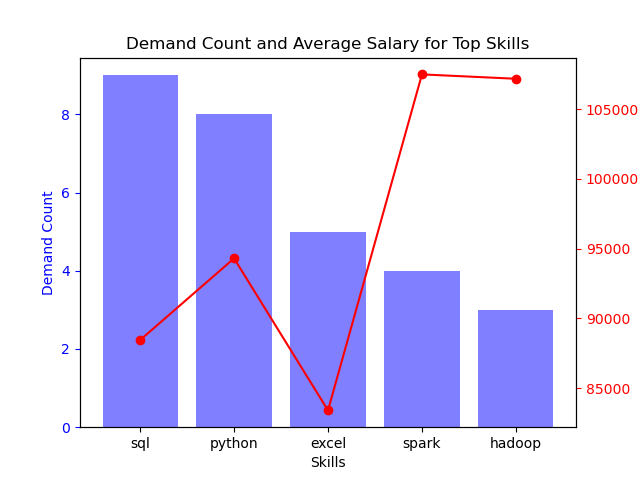

Source code (Python):
import os
from dotenv import load_dotenv
import pandas as pd
from sqlalchemy import create_engine
import matplotlib.pyplot as plt

# Load environment variables
load_dotenv(dotenv_path='e:/VS Code Projects/SQL_Project_Data_Jobs_Analysis/project_python/.env')

# Get the environment variables
db_user = os.getenv('DB_USER')
db_pass = os.getenv('DB_PASS')
db_host = os.getenv('DB_HOST')
db_port = os.getenv('DB_PORT')
db_name = os.getenv('DB_NAME')

# Establish a connection to the database
engine = create_engine(f"postgresql://{db_user}:{db_pass}@{db_host}:{db_port}/{db_name}")

# Define your SQL query
sql_query = """
SELECT skills,
    AVG(salary_year_avg)::numeric(10) AS avg_salary
FROM job_postings_fact
    INNER JOIN skills_job_dim ON skills_job_dim.job_id = job_postings_fact.job_id
    INNER JOIN skills_dim ON skills_dim.skill_id = skills_job_dim.skill_id
WHERE job_title_short = 'Data Analyst'
    AND salary_year_avg IS NOT NULL
    AND job_location = 'Canada'
GROUP BY skills
ORDER BY avg_salary DESC
LIMIT 20;
"""

# Execute the query and fetch the result into a pandas DataFrame
df = pd.read_sql_query(sql_query, engine)

# Define your data
data = [
    {"skills": "sql", "demand_count": 9, "avg_salary": 88452},
    {"skills": "python", "demand_count": 8, "avg_salary": 94302},
    {"skills": "excel", "demand_count": 5, "avg_salary": 83413},
    {"skills": "spark", "demand_count": 4, "avg_salary": 107479},
    {"skills": "hadoop", "demand_count": 3, "avg_salary": 107167}
]

# Convert the data to a pandas DataFrame
df = pd.DataFrame(data)

# Create a figure and a set of subplots
fig, ax1 = plt.subplots()

# Create a bar chart for the demand count
ax1.bar(df['skills'], df['demand_count'], color='b', alpha=0.5)
ax1.set_xlabel('Skills')
ax1.set_ylabel('Demand Count', color='b')
ax1.tick_params('y', colors='b')

# Create a second y-axis for the average salary
ax2 = ax1.twinx()
ax2.plot(df['skills'], df['avg_salary'], color='r', marker='o')
ax2.set_ylabel('Average Salary', color='r')
ax2.tick_params('y', colors='r')

# Set the title of the chart
plt.title('Demand Count and Average Salary for Top Skills')

# Show the chart
plt.show()
